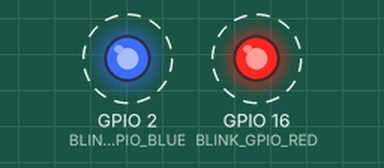
A program run on a simulated ESP32. On the bench: output pins drawn as LEDs (lit = HIGH). Dashed ring = blinking. What the program prints to the serial monitor is not drawn.

Above: at 1.5 s.
Timing chart, 0 to 5.6 s (numbered marks = the images above):
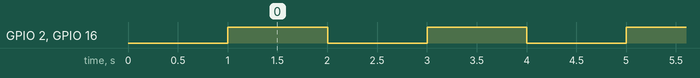

The program:

main.cpp
```cpp
#include <Arduino.h>
#include <stdio.h>
#include "freertos/FreeRTOS.h"
#include "freertos/task.h"
#include "esp_system.h"
// #include "nvs_flash.h"
#include "driver/gpio.h"

#define BLINK_GPIO_BLUE GPIO_NUM_2 // Blue LED is onboard ESP32
#define BLINK_GPIO_RED GPIO_NUM_16 // Red LED is an external connected to GPIO 16 with a 220 ohm resistor

// declare tasks upfront
void taskSerialPrint(void * pvParameter);
void taskBlinkBlueLED(void * pvParameter);
void taskBlinkRedLED(void * pvParameter);

void setup()
{
  Serial.begin(115200);
  delay(1000);

  xTaskCreate(
    taskSerialPrint,
    "TaskSerialPrint",
    configMINIMAL_STACK_SIZE,
    NULL,
    1,
    NULL
  );

  xTaskCreate(
    taskBlinkRedLED,
    "TaskBlinkRedLED",
    configMINIMAL_STACK_SIZE,
    NULL,
    1,
    NULL
  );

  xTaskCreate(
    taskBlinkBlueLED,
    "TaskBlinkBlueLED",
    configMINIMAL_STACK_SIZE,
    NULL,
    1,
    NULL
  );
}

void loop()
{
 delay(1000);
}

void taskSerialPrint(void *pvParameter)
{
  for(;;)
  {
    Serial.println("Task 1 - Serial Print Text");
    delay(1000);
  }

  Serial.println("Ending Task 1");
  vTaskDelete(NULL);
}

void taskBlinkBlueLED(void *pvParameter)
{
    gpio_pad_select_gpio(BLINK_GPIO_BLUE);
    gpio_set_direction(BLINK_GPIO_BLUE, GPIO_MODE_OUTPUT);

    for (;;)
    {
      Serial.println("Task 2 - Blue LED ON - GPIO 2");
      gpio_set_level(BLINK_GPIO_BLUE, 1);
      vTaskDelay(1000 / portTICK_RATE_MS);
      Serial.println("Task 2 - Blue LED OFF - GPIO 2");
      gpio_set_level(BLINK_GPIO_BLUE, 0);
      vTaskDelay(1000 / portTICK_RATE_MS);
    }

  Serial.println("Ending Task 2");
  vTaskDelete(NULL);
}

void taskBlinkRedLED(void *pvParameter)
{
  gpio_pad_select_gpio(BLINK_GPIO_RED);
  gpio_set_direction(BLINK_GPIO_RED, GPIO_MODE_OUTPUT);

  for(;;)
  {
    Serial.println("Task 3 - Red LED ON - GPIO 16");
    gpio_set_level(BLINK_GPIO_RED, 1);
    vTaskDelay(1000 / portTICK_RATE_MS);
    Serial.println("Task 3 - Red LED OFF - GPIO 16");
    gpio_set_level(BLINK_GPIO_RED, 0);
    vTaskDelay(1000 / portTICK_RATE_MS);
  }

  Serial.println("Ending Task 3");
  vTaskDelete(NULL);
}
```

Measured:
- by itself, GPIO 2 (BLINK_GPIO_BLUE), GPIO 16 (BLINK_GPIO_RED): alternates HIGH for 1.0 s and LOW for 1.0 s
- by itself, everything shown: repeats every 2.0 s, in 4 steps
